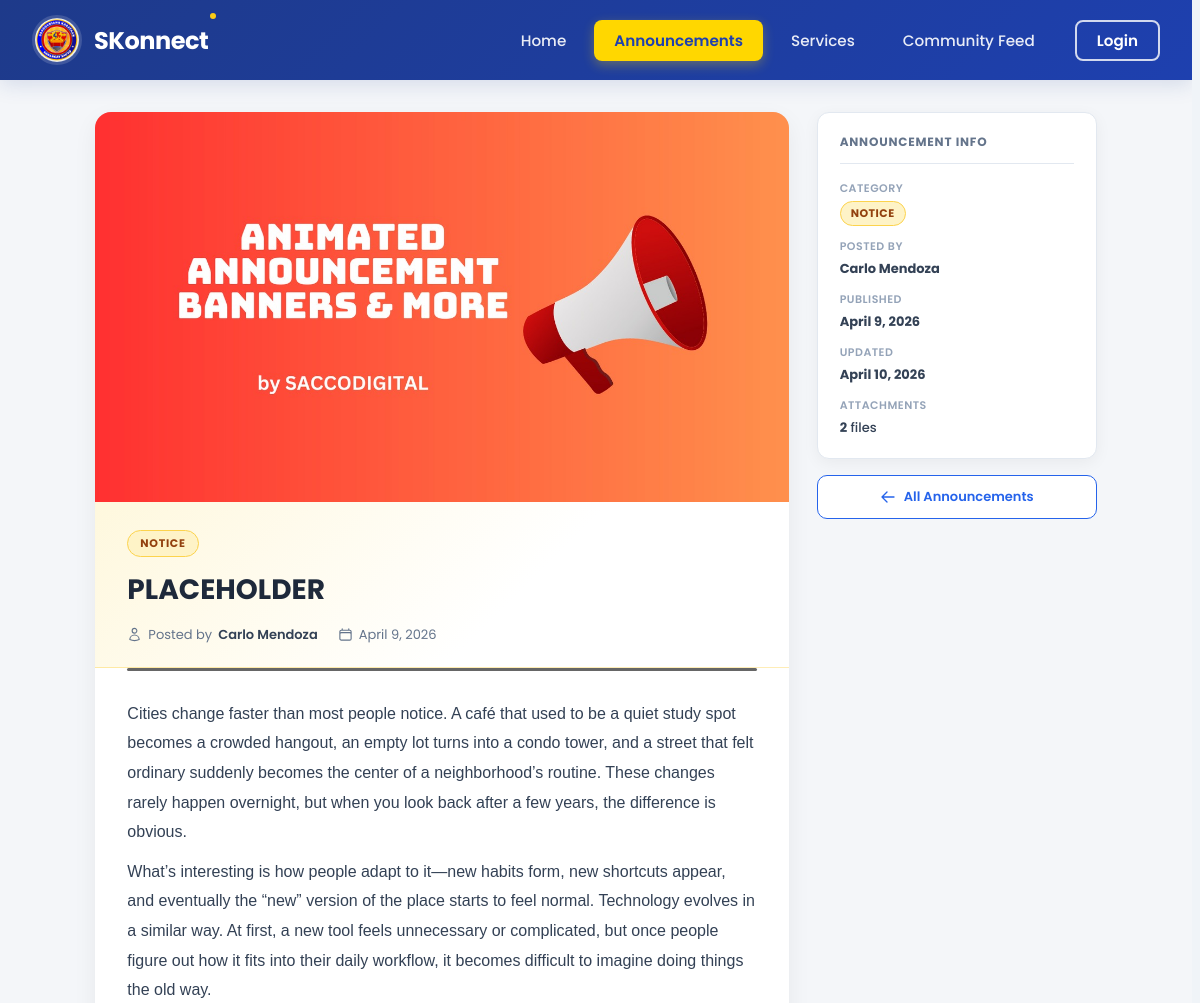
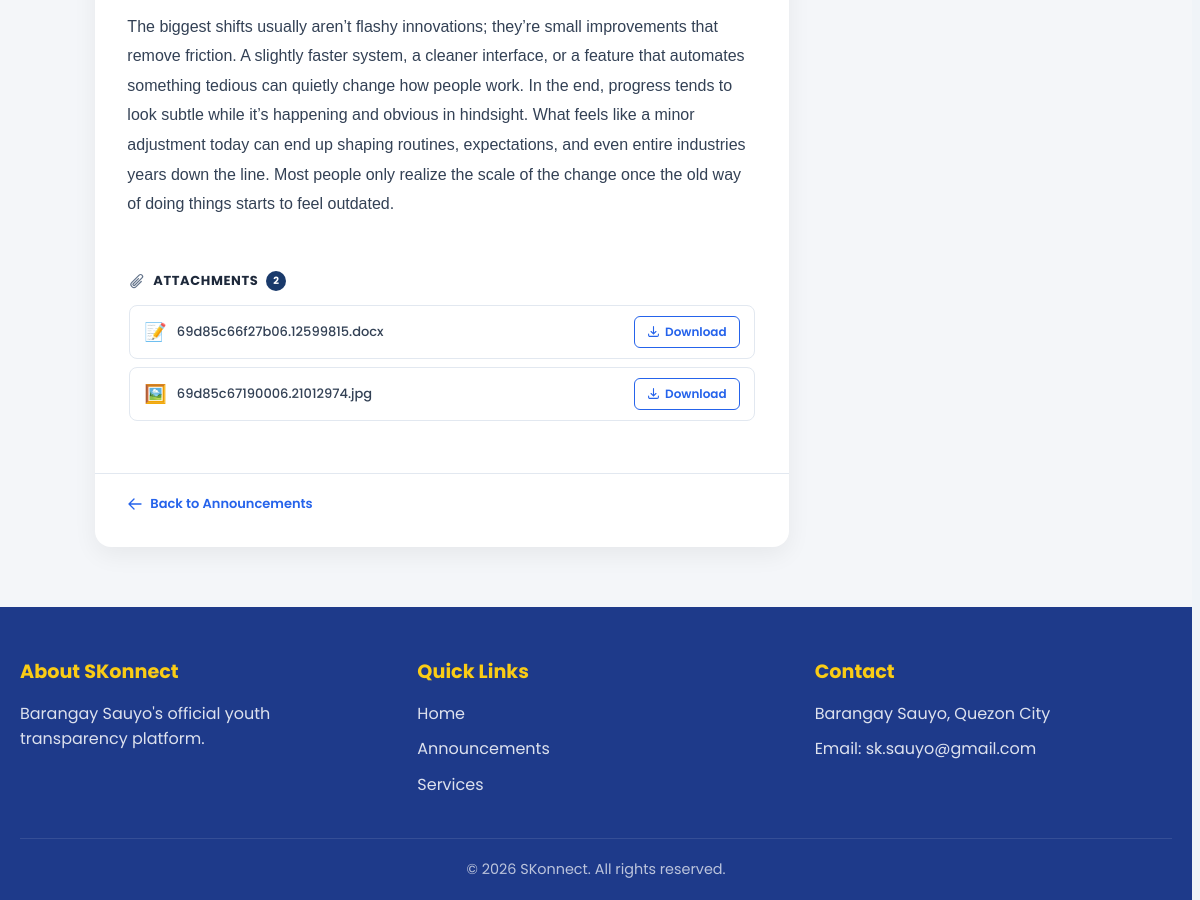
/views/public/announcement_view.php?id=47, run on the app's committed database (2 pictures, top to bottom).
### tables this page shows
CREATE TABLE `announcements` (
  `id` int(11) NOT NULL,
  `title` varchar(255) NOT NULL,
  `content` text NOT NULL,
  `category` enum('event','program','notice','meeting','urgent') NOT NULL,
  `featured` tinyint(1) DEFAULT 0,
  `featured_at` timestamp NULL DEFAULT NULL,
  `banner_img` varchar(500) DEFAULT NULL,
  `author_id` int(11) NOT NULL,
  `published_at` timestamp NOT NULL DEFAULT current_timestamp(),
  `updated_at` timestamp NOT NULL DEFAULT current_timestamp() ON UPDATE current_timestamp(),
  `expired_at` date DEFAULT NULL,
  `status` enum('active','draft','archived') NOT NULL DEFAULT 'active',
  `archived_at` timestamp NULL DEFAULT NULL
);

CREATE TABLE `announcement_files` (
  `id` int(11) NOT NULL,
  `announcement_id` int(11) NOT NULL,
  `file_path` varchar(500) NOT NULL
);

### backend/models/AnnouncementModel.php (called while the page is built, shortened)
<?php
require_once __DIR__ . '/../config/database.php';
class AnnouncementModel {
    private $conn;
    public function __construct() {
        $db = new Database();
        $this->conn = $db->getConnection();
    }
    public function getById(int $id): array|false {
        $stmt = $this->conn->prepare(
            "SELECT a.*, CONCAT(u.first_name, ' ', u.last_name) AS author_name
             FROM announcements a
             JOIN users u ON u.id = a.author_id
             WHERE a.id = :id"
        );
        $stmt->execute([':id' => $id]);
        return $stmt->fetch(PDO::FETCH_ASSOC);
    }
    public function getFiles(int $announcementId): array {
        $stmt = $this->conn->prepare(
            "SELECT * FROM announcement_files WHERE announcement_id = :aid"
        );
        $stmt->execute([':aid' => $announcementId]);
        return $stmt->fetchAll(PDO::FETCH_ASSOC);
    }
}
?>

### backend/config/database.php (called while the page is built, shortened)
<?php
class Database {
    private $host = "localhost";
    private $db_name = "skonnect";
    private $username = "root";
    private $password = "";
    public function getConnection() {
        $this->conn = null;
        try {
            $this->conn = new PDO(
                "mysql:host=" . $this->host . ";dbname=" . $this->db_name,
                $this->username,
                $this->password
            );
            $this->conn->setAttribute(PDO::ATTR_ERRMODE, PDO::ERRMODE_EXCEPTION);
            $this->conn->exec("set names utf8");
        } catch(PDOException $exception) {
            header('Content-Type: application/json');
            echo json_encode([
                "status" => "error",
                "message" => "Database connection failed: " . $exception->getMessage()
            ]);
            exit;
        }
        return $this->conn;
    }
}
?>

### views/public/announcement_view.php (the view, shortened to what this page needs)
<?php
require_once __DIR__ . '/../../backend/models/AnnouncementModel.php';
$annModel = new AnnouncementModel();
$id  = (int) ($_GET['id'] ?? 0);
$ann = $id ? $annModel->getById($id) : null;
$files = $annModel->getFiles($id);
$catColors = [
    'event'   => ['bg' => '#d1fae5', 'color' => '#065f46', 'border' => '#6ee7b7', 'accent' => '#059669', 'bar' => '#059669'],
    'program' => ['bg' => '#dbeafe', 'color' => '#1d4ed8', 'border' => '#93c5fd', 'accent' => '#2563eb', 'bar' => '#2563eb'],
    'meeting' => ['bg' => '#ede9fe', 'color' => '#5b21b6', 'border' => '#c4b5fd', 'accent' => '#7c3aed', 'bar' => '#7c3aed'],
    'notice'  => ['bg' => '#fef3c7', 'color' => '#92400e', 'border' => '#fcd34d', 'accent' => '#d97706', 'bar' => '#d97706'],
    'urgent'  => ['bg' => '#fee2e2', 'color' => '#b91c1c', 'border' => '#fca5a5', 'accent' => '#dc2626', 'bar' => '#dc2626'],
];
$cat      = $ann['category'];
$theme    = $catColors[$cat] ?? $catColors['notice'];
$catLabel = ucfirst($cat);
$pubDate  = date('F j, Y', strtotime($ann['published_at']));
$pubDateDt = date('Y-m-d', strtotime($ann['published_at']));
$updDate  = $ann['updated_at'] ? date('F j, Y', strtotime($ann['updated_at'])) : null;
function fileIcon(string $path): string {
    $ext = strtolower(pathinfo($path, PATHINFO_EXTENSION));
    return match(true) {
        $ext === 'pdf'                                     => '📄',
        in_array($ext, ['doc','docx'])                     => '📝',
        in_array($ext, ['xls','xlsx'])                     => '📊',
        in_array($ext, ['png','jpg','jpeg','webp','gif']) => '🖼️',
        default                                            => '📎',
    };
}
?>
<!DOCTYPE html>
<html lang="en">
<head>
    <link rel="stylesheet" href="../../styles/global.css">
    <link rel="stylesheet" href="../../styles/public/header.css">
    <link rel="stylesheet" href="../../styles/public/footer.css">
    <link rel="stylesheet" href="../../styles/public/announcement_view.css">
</head>
<body>
<?php include __DIR__ . '/../../components/public/navbar.php'; ?>
<main class="pub-av-page">
    <div class="pub-av-layout">
        <article class="pub-av-main">
            <?php if ($ann['banner_img']): ?>
            <div class="pub-av-banner">
                <img src="<?= htmlspecialchars($ann['banner_img']) ?>" alt="<?= htmlspecialchars($ann['title']) ?>">
            </div>
            <?php endif; ?>
            <div class="pub-av-header" style="--cat-bg: <?= $theme['bg'] ?>; --cat-border: <?= $theme['border'] ?>;">
                <div class="pub-av-badges">
                    <span class="pub-av-cat-badge" style="background:<?= $theme['bg'] ?>;color:<?= $theme['color'] ?>;border:1px solid <?= $theme['border'] ?>;">
                        <?= $catLabel ?>
                    </span>
                </div>
                <h1 class="pub-av-title"><?= htmlspecialchars($ann['title']) ?></h1>
                <div class="pub-av-meta">
                    <span>
                        Posted by <strong><?= htmlspecialchars($ann['author_name']) ?></strong>
                    </span>
                    <span>
                        <time datetime="<?= $pubDateDt ?>"><?= $pubDate ?></time>
                    </span>
                </div>
            </div>
            <div class="pub-av-accent-line"></div>
            <div class="pub-av-body">
                <?= $ann['content'] ?>
            </div>
            <?php if (!empty($files)): ?>
            <div class="pub-av-attachments">
                <h3 class="pub-av-attach-title">
                    Attachments <span class="pub-av-attach-count"><?= count($files) ?></span>
                </h3>
                <ul class="pub-av-attach-list">
                    <?php foreach ($files as $f): ?>
                    <li class="pub-av-attach-item">
                        <span class="pub-av-attach-icon"><?= fileIcon($f['file_path']) ?></span>
                        <span class="pub-av-attach-name"><?= htmlspecialchars(basename($f['file_path'])) ?></span>
                        <a href="<?= htmlspecialchars($f['file_path']) ?>" download class="pub-av-dl-btn">
                            <svg xmlns="http://www.w3.org/2000/svg" fill="none" viewBox="0 0 24 24" stroke-width="2" stroke="currentColor"><path stroke-linecap="round" stroke-linejoin="round" d="M3 16.5v2.25A2.25 2.25 0 0 0 5.25 21h13.5A2.25 2.25 0 0 0 21 18.75V16.5M16.5 12 12 16.5m0 0L7.5 12m4.5 4.5V3"/></svg>
                            Download
                        </a>
                    </li>
                    <?php endforeach; ?>
                </ul>
            </div>
            <?php endif; ?>
            <div class="pub-av-footer-nav">
                <a href="announcements.php" class="pub-av-back-btn">
                    <svg xmlns="http://www.w3.org/2000/svg" fill="none" viewBox="0 0 24 24" stroke-width="2" stroke="currentColor"><path stroke-linecap="round" stroke-linejoin="round" d="M10.5 19.5 3 12m0 0 7.5-7.5M3 12h18"/></svg>
                    Back to Announcements
                </a>
            </div>
        </article>
        <aside class="pub-av-sidebar">
            <div class="pub-av-info-card">
                <h3 class="pub-av-info-heading">Announcement Info</h3>
                <dl class="pub-av-info-list">
                    <div class="pub-av-info-row">
                        <dt>Category</dt>
                        <dd>
                            <span style="display:inline-flex;align-items:center;padding:3px 10px;font-size:11px;font-weight:700;text-transform:uppercase;letter-spacing:.5px;border-radius:20px;background:<?= $theme['bg'] ?>;color:<?= $theme['color'] ?>;border:1px solid <?= $theme['border'] ?>;">
                                <?= $catLabel ?>
                            </span>
                        </dd>
                    </div>
                    <div class="pub-av-info-row">
                        <dt>Posted by</dt>
                        <dd><strong><?= htmlspecialchars($ann['author_name']) ?></strong></dd>
                    </div>
                    <div class="pub-av-info-row">
                        <dt>Published</dt>
                        <dd><strong><?= $pubDate ?></strong></dd>
                    </div>
                    <?php if ($updDate): ?>
                    <div class="pub-av-info-row">
                        <dt>Updated</dt>
                        <dd><strong><?= $updDate ?></strong></dd>
                    </div>
                    <?php endif; ?>
                    <?php if (!empty($files)): ?>
                    <div class="pub-av-info-row">
                        <dt>Attachments</dt>
                        <dd><strong><?= count($files) ?></strong> file<?= count($files) > 1 ? 's' : '' ?></dd>
                    </div>
                    <?php endif; ?>
                </dl>
            </div>
            <a href="announcements.php" class="pub-av-sidebar-back">
                <svg xmlns="http://www.w3.org/2000/svg" fill="none" viewBox="0 0 24 24" stroke-width="2" stroke="currentColor"><path stroke-linecap="round" stroke-linejoin="round" d="M10.5 19.5 3 12m0 0 7.5-7.5M3 12h18"/></svg>
                All Announcements
            </a>
        </aside>
    </div>
</main>
<?php include __DIR__ . '/../../components/public/footer.php'; ?>
</body>
</html>

### styles/global.css (style rules this page uses)
:root { --primary-blue: #1e3a8a; --secondary-blue: #2563eb; --accent-yellow: #facc15; --text-dark: #1f2937; --text-light: #6b7280; --bg-light: #f8f9fa; --white: #ffffff; --border-color: #e5e7eb; --bg: #f0f3f8; --surface: #ffffff; --surface-2: #f8fafc; --border: #e2e8f0; --text-primary: #0f172a; --text-secondary: #475569; --text-muted: #94a3b8; --accent: #2563eb; --accent-hover: #1d4ed8; --shadow-sm: 0 1px 3px rgba(0, 0, 0, 0.06), 0 1px 2px rgba(0, 0, 0, 0.04); --shadow-md: 0 4px 12px rgba(0, 0, 0, 0.07), 0 2px 6px rgba(0, 0, 0, 0.04); --shadow-lg: 0 10px 28px rgba(0, 0, 0, 0.08), 0 4px 10px rgba(0, 0, 0, 0.04); --radius-sm: 8px; --radius-md: 14px; --radius-lg: 20px; --font-display: "DM Serif Display", Georgia, serif; --font-body: "DM Sans", Arial, sans-serif; --navy: #0f2545; --navy-mid: #1a3a6b; --blue: #1e5fa8; --blue-light: #2e7dd1; --gold: #c8922a; --gold-light: #e8b94a; --bg: #f0f4f8; --surface: #ffffff; --border: #d1dae6; --text-head: #0f2545; --text-body: #334155; --text-muted: #64748b; --red: #c0392b; --green: #1a7a4a; --radius: 10px; --shadow: 0 2px 12px rgba(15, 37, 69, 0.08); --shadow-md: 0 4px 24px rgba(15, 37, 69, 0.12); }
*, *::before, *::after { box-sizing: border-box; margin: 0; padding: 0; }
html { scroll-behavior: smooth; font-family: "Poppins", sans-serif; overflow-y: scroll; scrollbar-gutter: stable; }
body { background: var(--bg); color: var(--text-body); font-family: "Poppins", sans-serif; }

### data on the page
announcements: banner_img (picture), category "NOTICE", title "PLACEHOLDER", published_at "April 9, 2026", content "Cities change faster than most people notice. A café that used to be a quiet study spot becomes a crowded hangout, an empty lot turns into a condo tower, and a street that felt ordinary suddenly becomes the center of a neighborhood’s routine. These changes rarely happen overnight, but when you look back after a few years, the difference is obvious. What’s interesting is how people adapt to it—new habits form, new shortcuts appear, and eventually the “new” version of the place starts to feel normal. Technology evolves in a similar way. At first, a new tool feels unnecessary or complicated, but once people figure out how it fits into their daily workflow, it becomes difficult to imagine doing…", updated_at "April 10, 2026"
announcement_files: file_path "📝", file_path "69d85c66f27b06.12599815.docx"
announcement_files: file_path "🖼️", file_path "69d85c67190006.21012974.jpg"

### other printed values
$label "Home Announcements Services Community Feed Login"
$ann['author_name'] "Carlo Mendoza"
count($files) "2"
